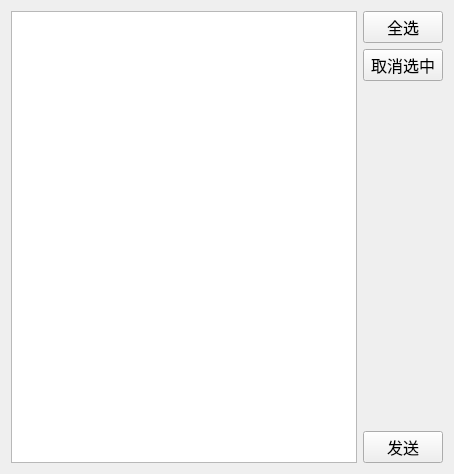
<?xml version="1.0" encoding="UTF-8"?>
<ui version="4.0">
 <class>ShareFile</class>
 <widget class="QWidget" name="ShareFile">
  <property name="geometry">
   <rect>
    <x>0</x>
    <y>0</y>
    <width>454</width>
    <height>474</height>
   </rect>
  </property>
  <property name="windowTitle">
   <string>分享文件</string>
  </property>
  <property name="windowIcon">
   <iconset resource="config.qrc">
    <normaloff>:/shareFile.png</normaloff>:/shareFile.png</iconset>
  </property>
  <layout class="QHBoxLayout" name="horizontalLayout">
   <item>
    <widget class="QListWidget" name="friendlist_LW">
     <property name="selectionMode">
      <enum>QAbstractItemView::MultiSelection</enum>
     </property>
    </widget>
   </item>
   <item>
    <layout class="QVBoxLayout" name="verticalLayout">
     <item>
      <widget class="QPushButton" name="allchoose_PB">
       <property name="font">
        <font>
         <family>Agency FB</family>
         <pointsize>12</pointsize>
        </font>
       </property>
       <property name="text">
        <string>全选</string>
       </property>
      </widget>
     </item>
     <item>
      <widget class="QPushButton" name="nochoose_PB">
       <property name="font">
        <font>
         <family>Agency FB</family>
         <pointsize>12</pointsize>
        </font>
       </property>
       <property name="text">
        <string>取消选中</string>
       </property>
      </widget>
     </item>
     <item>
      <spacer name="verticalSpacer">
       <property name="orientation">
        <enum>Qt::Vertical</enum>
       </property>
       <property name="sizeHint" stdset="0">
        <size>
         <width>20</width>
         <height>40</height>
        </size>
       </property>
      </spacer>
     </item>
     <item>
      <widget class="QPushButton" name="output_PB">
       <property name="font">
        <font>
         <family>Agency FB</family>
         <pointsize>12</pointsize>
        </font>
       </property>
       <property name="text">
        <string>发送</string>
       </property>
      </widget>
     </item>
    </layout>
   </item>
  </layout>
 </widget>
 <resources>
  <include location="config.qrc"/>
 </resources>
 <connections/>
</ui>
